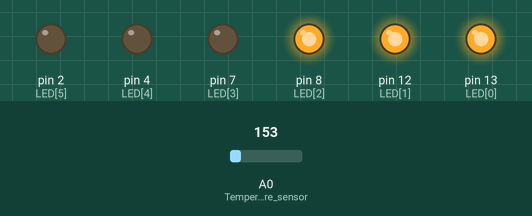
Recording of a sketch running on a simulated Arduino Uno, built with avr-gcc and run on an emulated ATmega328P. Shown: output pins drawn as LEDs (lit = HIGH). The inputs (shaded band) are chosen by the test bench; at power-on: A0 (Temperature_sensor) = 153.

Above: at 2.8 s.
2.9 s: A0 (Temperature_sensor) set to 129
At 4.0 s:
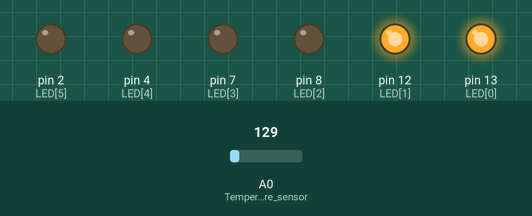
4.5 s: A0 (Temperature_sensor) set to 114
At 5.5 s:
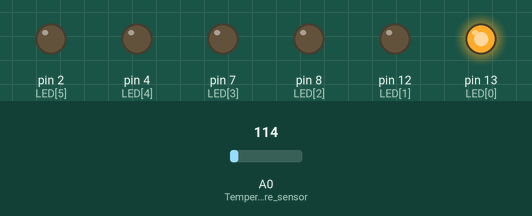
6.5 s: A0 (Temperature_sensor) set to 175
At 8.2 s:
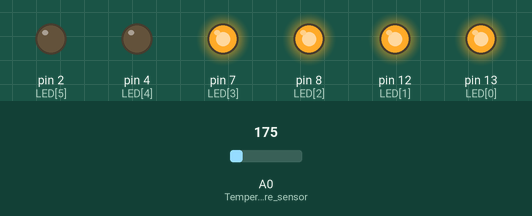
8.5 s: A0 (Temperature_sensor) set to 196
At 9.8 s:
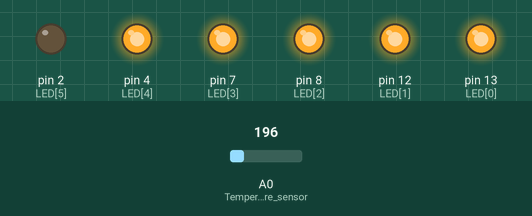
10.5 s: A0 (Temperature_sensor) set to 221
At 11.3 s:
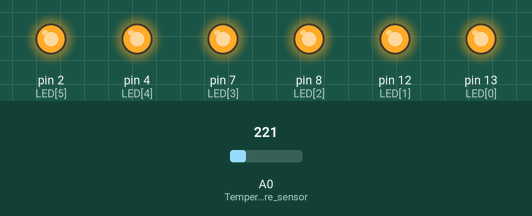
12.5 s: A0 (Temperature_sensor) set to 191
At 14.0 s:
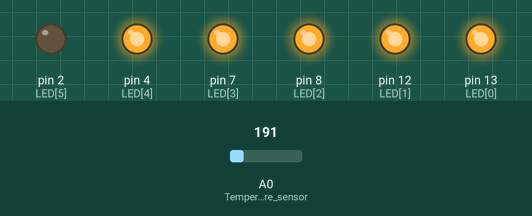
Timing chart, 0 to 15.5 s (numbered marks = the images above; inputs shaded):
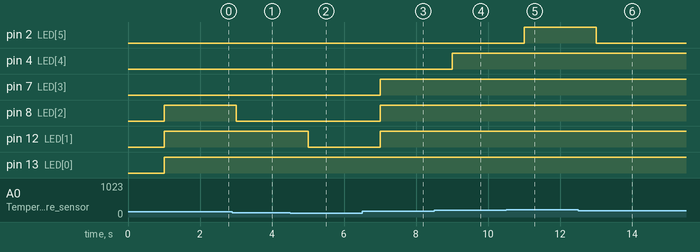

The sketch:

main.ino
```cpp
// (licence header left out)
#ifndef TIMERONE_h
#define TIMERONE_h

#include <avr/io.h>
#include <avr/interrupt.h>

#define RESOLUTION 65536    // Timer1 is 16 bit

class TimerOne
{
  public:

    // properties
    unsigned int pwmPeriod;
    unsigned char clockSelectBits;
	char oldSREG;					// To hold Status Register while ints disabled

    // methods
    void initialize(long microseconds=1000000);
    void start();
    void stop();
    void restart();
	void resume();
	unsigned long read();
    void pwm(char pin, int duty, long microseconds=-1);
    void disablePwm(char pin);
    void attachInterrupt(void (*isr)(), long microseconds=-1);
    void detachInterrupt();
    void setPeriod(long microseconds);
    void setPwmDuty(char pin, int duty);
    void (*isrCallback)();
};

extern TimerOne Timer1;
#endif

/*
 *  Interrupt and PWM utilities for 16 bit Timer1 on ATmega168/328
 *  Original code by Jesse Tane for http://labs.ideo.com August 2008
 *  Modified March 2009 by Jérôme Despatis and Jesse Tane for ATmega328 support
 *  Modified June 2009 by Michael Polli and Jesse Tane to fix a bug in setPeriod() which caused the timer to stop
 *  Modified June 2011 by Lex Talionis to add a function to read the timer
 *  Modified Oct 2011 by Andrew Richards to avoid certain problems:
 *  - Add (long) assignments and casts to TimerOne::read() to ensure calculations involving tmp, ICR1 and TCNT1 aren't truncated
 *  - Ensure 16 bit registers accesses are atomic - run with interrupts disabled when accessing
 *  - Remove global enable of interrupts (sei())- could be running within an interrupt routine)
 *  - Disable interrupts whilst TCTN1 == 0.  Datasheet vague on this, but experiment shows that overflow interrupt
 *    flag gets set whilst TCNT1 == 0, resulting in a phantom interrupt.  Could just set to 1, but gets inaccurate
 *    at very short durations
 *  - startBottom() added to start counter at 0 and handle all interrupt enabling.
 *  - start() amended to enable interrupts
 *  - restart() amended to point at startBottom()
 * Modiied 7:26 PM Sunday, October 09, 2011 by Lex Talionis
 *  - renamed start() to resume() to reflect it's actual role
 *  - renamed startBottom() to start(). This breaks some old code that expects start to continue counting where it left off
 *
 *  This program is free software: you can redistribute it and/or modify
 *	it under the terms of the GNU General Public License as published by
 *	the Free Software Foundation, either version 3 of the License, or
 *	(at your option) any later version.
 *
 *	This program is distributed in the hope that it will be useful,
 *	but WITHOUT ANY WARRANTY; without even the implied warranty of
 *	MERCHANTABILITY or FITNESS FOR A PARTICULAR PURPOSE.  See the
 *	GNU General Public License for more details.
 *
 *	You should have received a copy of the GNU General Public License
 *	along with this program.  If not, see <http://www.gnu.org/licenses/>.
 *
 *  See Google Code project http://code.google.com/p/arduino-timerone/ for latest
 */
#ifndef TIMERONE_cpp
#define TIMERONE_cpp

// #include "TimerOne.h"

TimerOne Timer1;              // preinstatiate

ISR(TIMER1_OVF_vect)          // interrupt service routine that wraps a user defined function supplied by attachInterrupt
{
  Timer1.isrCallback();
}


void TimerOne::initialize(long microseconds)
{
  TCCR1A = 0;                 // clear control register A
  TCCR1B = _BV(WGM13);        // set mode 8: phase and frequency correct pwm, stop the timer
  setPeriod(microseconds);
}


void TimerOne::setPeriod(long microseconds)		// AR modified for atomic access
{

  long cycles = (F_CPU / 2000000) * microseconds;                                // the counter runs backwards after TOP, interrupt is at BOTTOM so divide microseconds by 2
  if(cycles < RESOLUTION)              clockSelectBits = _BV(CS10);              // no prescale, full xtal
  else if((cycles >>= 3) < RESOLUTION) clockSelectBits = _BV(CS11);              // prescale by /8
  else if((cycles >>= 3) < RESOLUTION) clockSelectBits = _BV(CS11) | _BV(CS10);  // prescale by /64
  else if((cycles >>= 2) < RESOLUTION) clockSelectBits = _BV(CS12);              // prescale by /256
  else if((cycles >>= 2) < RESOLUTION) clockSelectBits = _BV(CS12) | _BV(CS10);  // prescale by /1024
  else        cycles = RESOLUTION - 1, clockSelectBits = _BV(CS12) | _BV(CS10);  // request was out of bounds, set as maximum

  oldSREG = SREG;
  cli();							// Disable interrupts for 16 bit register access
  ICR1 = pwmPeriod = cycles;                                          // ICR1 is TOP in p & f correct pwm mode
  SREG = oldSREG;

  TCCR1B &= ~(_BV(CS10) | _BV(CS11) | _BV(CS12));
  TCCR1B |= clockSelectBits;                                          // reset clock select register, and starts the clock
}

void TimerOne::setPwmDuty(char pin, int duty)
{
  unsigned long dutyCycle = pwmPeriod;

  dutyCycle *= duty;
  dutyCycle >>= 10;

  oldSREG = SREG;
  cli();
  if(pin == 1 || pin == 9)       OCR1A = dutyCycle;
  else if(pin == 2 || pin == 10) OCR1B = dutyCycle;
  SREG = oldSREG;
}

void TimerOne::pwm(char pin, int duty, long microseconds)  // expects duty cycle to be 10 bit (1024)
{
  if(microseconds > 0) setPeriod(microseconds);
  if(pin == 1 || pin == 9) {
    DDRB |= _BV(PORTB1);                                   // sets data direction register for pwm output pin
    TCCR1A |= _BV(COM1A1);                                 // activates the output pin
  }
  else if(pin == 2 || pin == 10) {
    DDRB |= _BV(PORTB2);
    TCCR1A |= _BV(COM1B1);
  }
  setPwmDuty(pin, duty);
  resume();			// Lex - make sure the clock is running.  We don't want to restart the count, in case we are starting the second WGM
					// and the first one is in the middle of a cycle
}

void TimerOne::disablePwm(char pin)
{
  if(pin == 1 || pin == 9)       TCCR1A &= ~_BV(COM1A1);   // clear the bit that enables pwm on PB1
  else if(pin == 2 || pin == 10) TCCR1A &= ~_BV(COM1B1);   // clear the bit that enables pwm on PB2
}

void TimerOne::attachInterrupt(void (*isr)(), long microseconds)
{
  if(microseconds > 0) setPeriod(microseconds);
  isrCallback = isr;                                       // register the user's callback with the real ISR
  TIMSK1 = _BV(TOIE1);                                     // sets the timer overflow interrupt enable bit
	// might be running with interrupts disabled (eg inside an ISR), so don't touch the global state
//  sei();
  resume();
}

void TimerOne::detachInterrupt()
{
  TIMSK1 &= ~_BV(TOIE1);                                   // clears the timer overflow interrupt enable bit
															// timer continues to count without calling the isr
}

void TimerOne::resume()				// AR suggested
{
  TCCR1B |= clockSelectBits;
}

void TimerOne::restart()		// Depricated - Public interface to start at zero - Lex 10/9/2011
{
	start();
}

void TimerOne::start()	// AR addition, renamed by Lex to reflect it's actual role
{
  unsigned int tcnt1;

  TIMSK1 &= ~_BV(TOIE1);        // AR added
  GTCCR |= _BV(PSRSYNC);   		// AR added - reset prescaler (NB: shared with all 16 bit timers);

  oldSREG = SREG;				// AR - save status register
  cli();						// AR - Disable interrupts
  TCNT1 = 0;
  SREG = oldSREG;          		// AR - Restore status register
	resume();
  do {	// Nothing -- wait until timer moved on from zero - otherwise get a phantom interrupt
	oldSREG = SREG;
	cli();
	tcnt1 = TCNT1;
	SREG = oldSREG;
  } while (tcnt1==0);

//  TIFR1 = 0xff;              		// AR - Clear interrupt flags
//  TIMSK1 = _BV(TOIE1);              // sets the timer overflow interrupt enable bit
}

void TimerOne::stop()
{
  TCCR1B &= ~(_BV(CS10) | _BV(CS11) | _BV(CS12));          // clears all clock selects bits
}

unsigned long TimerOne::read()		//returns the value of the timer in microseconds
{									//rember! phase and freq correct mode counts up to then down again
  	unsigned long tmp;				// AR amended to hold more than 65536 (could be nearly double this)
  	unsigned int tcnt1;				// AR added

	oldSREG= SREG;
  	cli();
  	tmp=TCNT1;
	SREG = oldSREG;

	char scale=0;
	switch (clockSelectBits)
	{
	case 1:// no prescalse
		scale=0;
		break;
	case 2:// x8 prescale
		scale=3;
		break;
	case 3:// x64
		scale=6;
		break;
	case 4:// x256
		scale=8;
		break;
	case 5:// x1024
		scale=10;
		break;
	}

	do {	// Nothing -- max delay here is ~1023 cycles.  AR modified
		oldSREG = SREG;
		cli();
		tcnt1 = TCNT1;
		SREG = oldSREG;
	} while (tcnt1==tmp); //if the timer has not ticked yet

	//if we are counting down add the top value to how far we have counted down
	tmp = (  (tcnt1>tmp) ? (tmp) : (long)(ICR1-tcnt1)+(long)ICR1  );		// AR amended to add casts and reuse previous TCNT1
	return ((tmp*1000L)/(F_CPU /1000L))<<scale;
}

#endif

/* ==================== Source Code ==================== */

// (C) Erik Lindstrand, Konstantinos Rokanas, Michal Spano, group: 5 (2024)
// Work package 5
// Exercise 1
// Submission code: 939466

// Macros section
#define f_BAUD    9600  // Frequency of the serial port
#define LED_COUNT 6     // Number of LEDs in this exericse, 5 + 1 Extra

// Represent lower and upper bounds as an enum to enhance readability.
// These bounds represent a state when the red LED is ON.
enum {
  LED_LOWER_BOUND = -1,
  LED_UPPER_BOUND = LED_COUNT -1
} LED_BOUNDS;

// Function prototypes
int8_t     t_map(const int t); // Map temperature value to an ordinal of LED
float parse_temp(const int r); // Parse raw temperature

// Digital pins of the LEDs in use
const uint8_t LED[] = { 13, 12, 8, 7, 4, 2 };

// Global state of the LEDs shared in the ICR
int8_t led_state = 0;

/* ==================== Sensor Ranges ==================== */
// Herein, the developer (or user) of the system can specify the
// individual intervals of the temperature readings for the LEDs.
//
// Note: the ranges are inclusive from both sides.

const uint8_t LED1_MIN =  0, // <- Start editing ranges here...
              LED1_MAX = 10,
              LED2_MIN = 11,
			        LED2_MAX = 20,
              LED3_MIN = 21,
			        LED3_MAX = 30,
              LED4_MIN = 31,
              LED4_MAX = 40,
              LED5_MIN = 41,
              LED5_MAX = 50;

/* ==================== Sensor Ranges ==================== */

/**
 * Initialize all components, begin a serial monitor at 9600.
 */
void setup() {
  Serial.begin(f_BAUD); // Serial monitor
  pinMode(A0, INPUT);   // Temperature sensor

  // Initialize all LEDs
  for (uint8_t i = 0; i < LED_COUNT; i++) {
    pinMode(LED[i], OUTPUT);
  }

  // Declare TimerOne for the interrupt
  Timer1.initialize(1000000);  // <- One timer cycle (default: 1s)
  Timer1.attachInterrupt(isr); // Attach isr to timer1
}

/* Interrupt Service Routine to check the temperature periodically. */
void isr() {
  int raw_temp    = analogRead(A0);             // Get raw temperature reading
  int temperature = (int) parse_temp(raw_temp); // Parse the value to Celsius
  LED_routine(temperature);                     // Only when a new temp is read are the LEDs changed.
}

/**
 * This function is run continually while the board is turned on. Perform the
 * purpose of the program. The current implementation of this function is empty;
 * instead, the interrupt is utilized.
 */
void loop() {/* void */}

/* Routine served after isr service to handle the status of LEDs */
void LED_routine(const int temp) {
  int8_t led_idx = t_map(temp); // Assign the ordinal that the temp corresponds to

  // Detect a change in the number of LEDs to be on or off. This ensures that writings
  // to the LEDs are not carried out exhaustively and that resources are properly managed.
  if (led_state != led_idx) {

    // Detect if the current reading crossed any of the interval bounds,
    // if so, turn on the red LED. Otherwise, turn it off.
    led_idx == LED_LOWER_BOUND || led_idx == LED_UPPER_BOUND
      ? digitalWrite(LED[LED_COUNT - 1], HIGH)
      : digitalWrite(LED[LED_COUNT - 1], LOW);

    // Some LEDs are to be dimmed (i.e., turned off)
    if (led_state > led_idx) {
      // Take the difference of led_state and led_idx that determines
      // how many LEDs are to be dimmed. Iterate that many times.
      for (uint8_t i = 0; i < led_state - led_idx; i++) {
        uint8_t idx = led_state - i; // Index of the current LED to dim

        // Note: this is a corner case. When led_state is 5 and led_idx is
        // -1, this loop would mistakenly dim the red LED, even though that
        // should not happen, hence the following:
        if (idx == LED_UPPER_BOUND) continue;

        // Dim the LED at the current index.
        digitalWrite(LED[idx], LOW);
      }
    // Otherwise, some LEDs are to be turned on.
    } else {
      // Take the difference of led_idx and led_state to determine how many
      // more LEDs are to be turned on. Then, iterate that many times.
      for (uint8_t i = 0; i <= led_idx - led_state; i++) {
        // Light up an LED at the current index
        digitalWrite(LED[led_state + i], HIGH);
      }
    }
  }

  // Assign the global state variable with the current reading index.
  led_state = led_idx;
}

/**
 * A helper function to compute temperature value (in Celsius) from an analog
 * reading. The function is made more generic, such that it returns a float
 * even though we operate with integers in this exercise. This is to promote
 * future extensibility of the function (the same applies to `parse_light`).
 *
 * The following solution is adapted from the linked article.
 * @see https://learn.adafruit.com/tmp36-temperature-sensor/using-a-temp-sensor
 *
 * @param r - current raw value (i.e., reading) from the analog port.
 * @returns - temperature value in Celsius (as a float).
 */
float parse_temp(const int r) {
  // Convert the value to voltages (V).
  float voltage = (r * 5.0195f) / 1024.0f;

  // Include 500 mV (0.5V) offset, convert to temperature in Celsius.
  return (voltage - 0.5) * 100;
}

/**
 * A helper function to map a temperature value to an ordinal. This value is
 * then used to light up particular LEDs from the sequence. -1 denotes that the
 * value is too low (red LED is turned on) and 5 denotes that the value is too
 * high (red LED is too turned on).
 *
 * @param t - temperature value (in Celsius).
 * @returns - ordinal value (-1 [LED_LOW_BOUND], 0 through 4 or 5 [LED_UPPER_BOUND])
 */
int8_t t_map(const int t) {
  if      (t <  LED1_MIN)                  return LED_LOWER_BOUND; // too low
  else if (t >= LED1_MIN && t <= LED1_MAX) return 0; // range1 satisfied
  else if (t >= LED2_MIN && t <= LED2_MAX) return 1; // range2 satisfied
  else if (t >= LED3_MIN && t <= LED3_MAX) return 2; // ...
  else if (t >= LED4_MIN && t <= LED4_MAX) return 3;
  else if (t >= LED5_MIN && t <= LED5_MAX) return 4;
  else                                     return LED_UPPER_BOUND; // too high
}
```

Measured:
- the behaviour switches between 145 and 144 on A0 (Temperature_sensor) (found by bisection; images 0 and 1)
- the behaviour switches between 185 and 186 on A0 (Temperature_sensor) (found by bisection; images 3 and 4)
- after the input at 2.9 s, pin 8 (LED[2]): HIGH → LOW after 0.10 s
- after the input at 4.5 s, pin 12 (LED[1]): HIGH → LOW after 0.50 s
- after the input at 6.5 s, pin 7 (LED[3]), pin 8 (LED[2]), pin 12 (LED[1]): LOW → HIGH after 0.50 s
- after the input at 8.5 s, pin 4 (LED[4]): LOW → HIGH after 0.50 s
- after the input at 10.5 s, pin 2 (LED[5]): LOW → HIGH after 0.50 s
- after the input at 12.5 s, pin 2 (LED[5]): HIGH → LOW after 0.50 s
